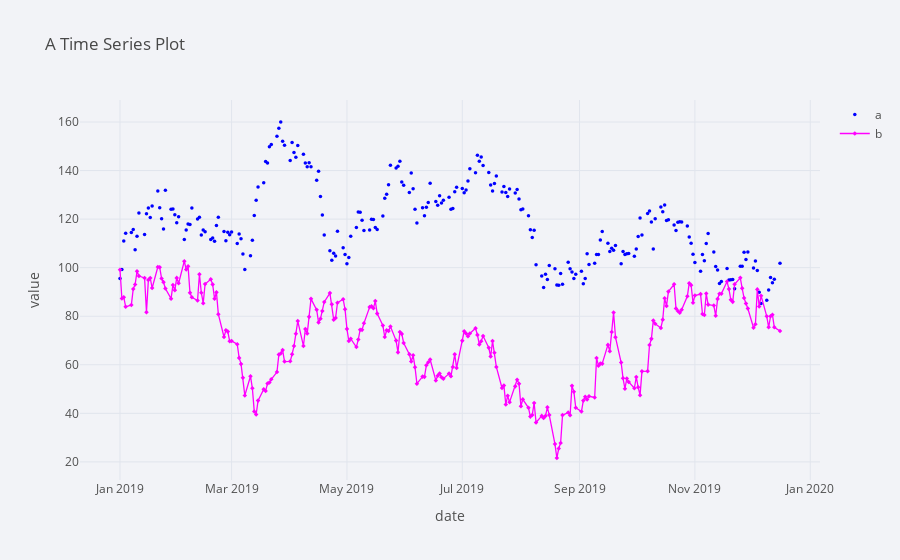

Write notebook code for a chart like this one.
### Code cell
# 
plyo.iplot(
 df[['a', 'b']].iplot(asFigure=True,           # We only plot columns 'a' and 'b'
 theme='polar',
 title='A Time Series Plot',
 xTitle='date',
 yTitle='value',
 mode={'a': 'markers', 'b': 'lines+markers'},  # Define the style of the series
 symbol={'a': 'circle', 'b': 'diamond'},       # Symbols of the markers
 size=3.5,
 colors={'a': 'blue', 'b': 'magenta'},
 ),
 image='png',
 filename='ply_02'
)

### Figure 1 — Plotly figure (JSON) as saved in the notebook; plotly's stock layout.template omitted (floating-point values rounded to 4 significant figures; data arrays with more than 128 entries replaced by an {"elided": "..."} marker saying what was removed)
{"data": [{"line": {"color": "blue", "dash": "solid", "shape": "linear", "width": 1.3}, "marker": {"size": 3.5, "symbol": "circle"}, "mode": "markers", "name": "a", "text": "", "type": "scatter", "x": {"elided": "250 str values"}, "y": {"elided": "250 float values"}}, {"line": {"color": "magenta", "dash": "solid", "shape": "linear", "width": 1.3}, "marker": {"size": 3.5, "symbol": "diamond"}, "mode": "lines+markers", "name": "b", "text": "", "type": "scatter", "x": {"elided": "250 str values"}, "y": {"elided": "250 float values"}}], "layout": {"autosize": true, "legend": {"bgcolor": "#F2F3F7", "font": {"color": "#505050"}}, "paper_bgcolor": "#F2F3F7", "plot_bgcolor": "#F2F3F7", "title": {"font": {"color": "#484848"}, "text": "A Time Series Plot"}, "xaxis": {"autorange": true, "gridcolor": "#E1E5ED", "range": ["2018-12-11 05:19:17.0047", "2020-01-05 18:40:42.9953"], "showgrid": true, "tickfont": {"color": "#505050"}, "title": {"font": {"color": "#505050"}, "text": "date"}, "type": "date", "zerolinecolor": "#E1E5ED"}, "yaxis": {"autorange": true, "gridcolor": "#E1E5ED", "range": [10.96, 170.6], "showgrid": true, "tickfont": {"color": "#505050"}, "title": {"font": {"color": "#505050"}, "text": "value"}, "type": "linear", "zerolinecolor": "#E1E5ED"}}}
